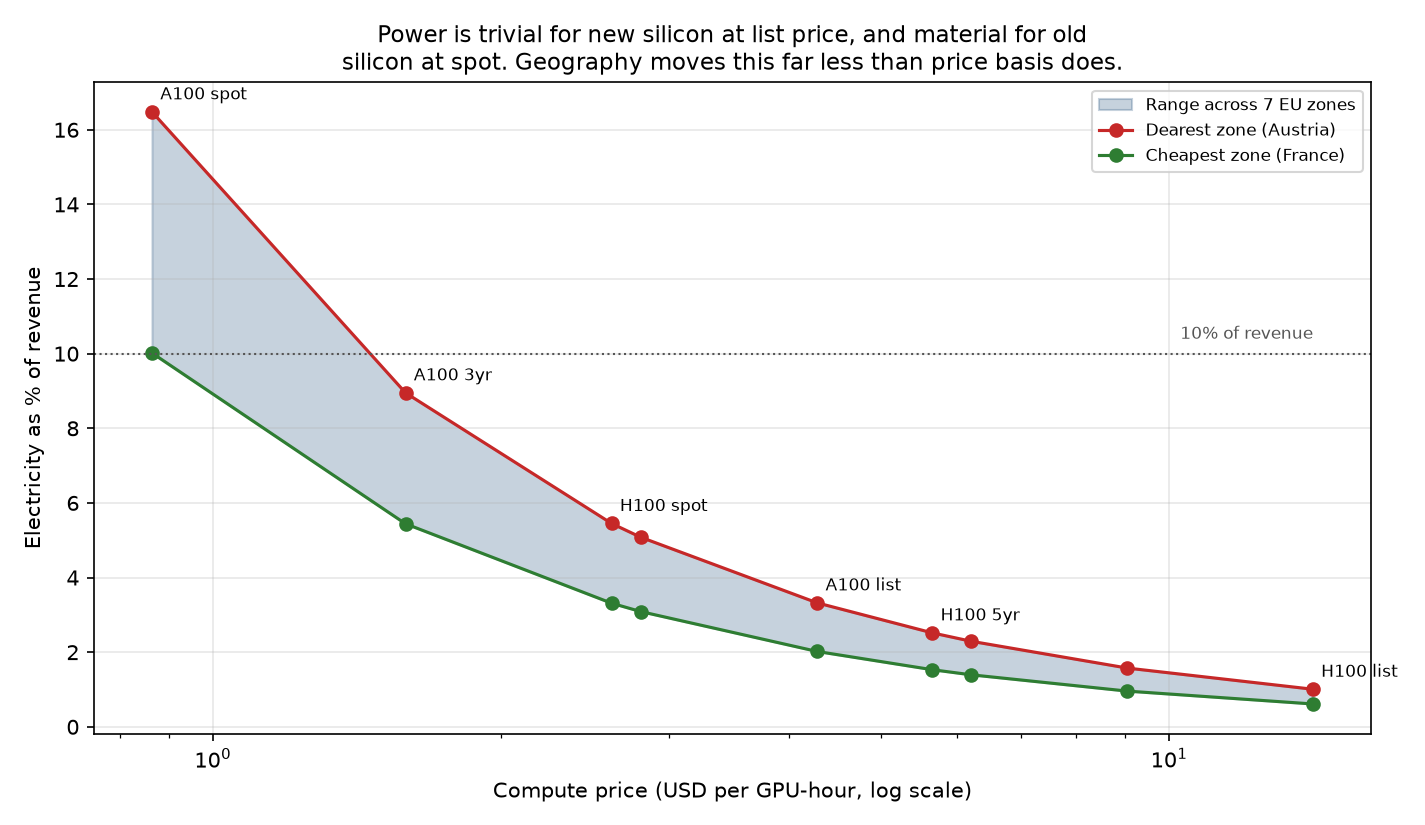

Python code for this plot:
"""The core exhibit: power's share of revenue against the compute price.

The single number "power is 1% of revenue" is true only for the newest
silicon at list price in a cheap zone. Across the nine revenue bases we
measure, power's share spans 0.61% to 16.5% — a factor of 27 — and it moves
monotonically with the compute price, not with geography.

That is the point of this chart. The x-axis is the compute price; the band
is the spread across our seven European zones. The vertical spread at any
given price (geography) is small; the horizontal movement (price basis, and
therefore silicon vintage and contract type) is enormous. Anyone reading a
single headline percentage is reading one point on a steep curve.
"""

from __future__ import annotations

from pathlib import Path

import matplotlib.pyplot as plt
import numpy as np
import pandas as pd

REPO_ROOT = Path(__file__).resolve().parents[1]
MERIT_CSV = REPO_ROOT / "data" / "final" / "merit_order.csv"
OUTPUT_PATH = REPO_ROOT / "figures" / "power_share_surface.png"


def load(csv_path: Path = MERIT_CSV) -> pd.DataFrame:
    if not csv_path.exists():
        raise FileNotFoundError(
            f"{csv_path} missing. Run `python -m models.merit_order` first; "
            "this script will not plot fabricated data."
        )
    return pd.read_csv(csv_path)


def plot_surface(df: pd.DataFrame, output_path: Path = OUTPUT_PATH) -> Path:
    # Power cost only (opex excluded) so the chart shows the electricity share.
    d = df[df["opex_assumption_usd_gpu_hour"] == 0.0]

    cheapest = d.loc[d.groupby("benchmark_id")["power_cost_usd_gpu_hour"].idxmin()]
    dearest = d.loc[d.groupby("benchmark_id")["power_cost_usd_gpu_hour"].idxmax()]
    merged = cheapest.merge(dearest, on="benchmark_id", suffixes=("_cheap", "_dear")).sort_values(
        "compute_price_usd_gpu_hour_cheap"
    )

    x = merged["compute_price_usd_gpu_hour_cheap"].to_numpy()
    lo = merged["power_share_of_revenue_pct_cheap"].to_numpy() * 100
    hi = merged["power_share_of_revenue_pct_dear"].to_numpy() * 100

    fig, ax = plt.subplots(figsize=(9.5, 5.5))
    ax.fill_between(x, lo, hi, alpha=0.25, color="#1f4e79", label="Range across 7 EU zones")
    ax.plot(x, hi, "o-", color="#c62828", label="Dearest zone (Austria)")
    ax.plot(x, lo, "o-", color="#2e7d32", label="Cheapest zone (France)")

    labels = {
        "h100_on_demand": "H100 list",
        "h100_reserved_5yr": "H100 5yr",
        "a100_on_demand": "A100 list",
        "h100_spot": "H100 spot",
        "a100_reserved_3yr": "A100 3yr",
        "a100_spot": "A100 spot",
    }
    for _, row in merged.iterrows():
        key = str(row["benchmark_id"])
        if key in labels:
            ax.annotate(
                labels[key],
                (
                    row["compute_price_usd_gpu_hour_cheap"],
                    row["power_share_of_revenue_pct_dear"] * 100,
                ),
                textcoords="offset points",
                xytext=(4, 6),
                fontsize=8,
            )

    ax.axhline(10, linestyle=":", color="#555", linewidth=1)
    ax.text(float(np.max(x)), 10.4, "10% of revenue", ha="right", fontsize=8, color="#555")

    ax.set_xscale("log")
    ax.set_xlabel("Compute price (USD per GPU-hour, log scale)")
    ax.set_ylabel("Electricity as % of revenue")
    ax.set_title(
        "Power is trivial for new silicon at list price, and material for old\n"
        "silicon at spot. Geography moves this far less than price basis does.",
        fontsize=11,
    )
    ax.legend(fontsize=8)
    ax.grid(alpha=0.3)
    fig.tight_layout()

    output_path.parent.mkdir(parents=True, exist_ok=True)
    fig.savefig(output_path, dpi=150)
    plt.close(fig)
    return output_path


def main() -> None:
    out = plot_surface(load())
    print(f"Wrote {out}")


if __name__ == "__main__":
    main()
